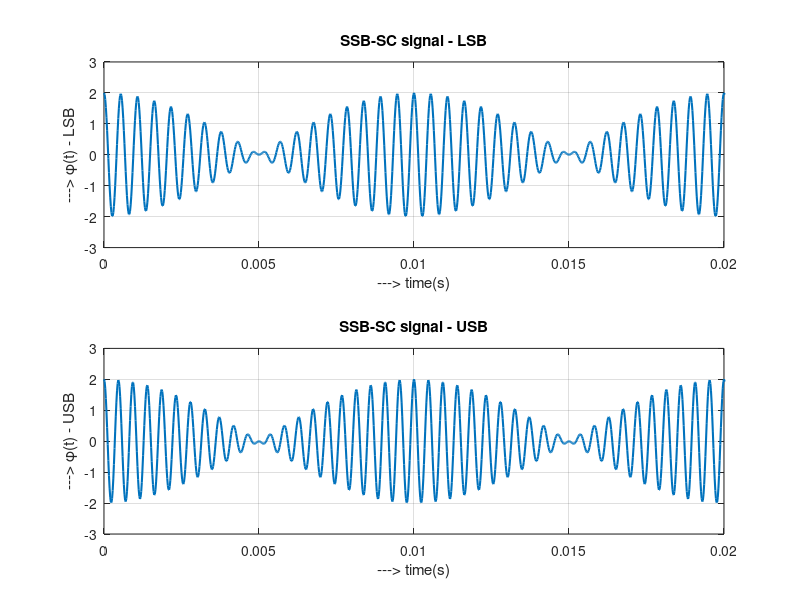

Recreate this plot in MATLAB. (Note: this script raises an error after producing the figure.)
close all; clear; clc;

Ac = 1; A1 = 1; A2 = 1;
f1 = 100;   f2 = 200;
fc = 2000;  df = 1;
fs = 50000;                 %Sampling Frequency
t = [0:fs-1]*1/fs;          %Time vector

m1 = A1*cos(2*pi*f1*t);
m2 = A2*cos(2*pi*f2*t);
m_t = m1 + m2;
c_t = Ac*cos(2*pi*fc*t);
m_ht = imag(hilbert(m_t));

ssbu = m_t.*c_t - Ac.*m_ht.*sin(2*pi*fc*t);
ssbl = m_t.*c_t + Ac.*m_ht.*sin(2*pi*fc*t);

subplot(2,1,1);
plot(t, ssbl, 'LineWidth', 1.5);
xlabel('---> time(s)');    ylabel('---> \phi(t) - LSB');
title('SSB-SC signal - LSB');
xlim([0 0.02]);
ylim([-3 3]);
yticks(-5:1:5);
grid on;

subplot(2,1,2);
plot(t, ssbu,  'LineWidth', 1.5);
xlabel('---> time(s)');    ylabel('---> \phi(t) - USB');
title('SSB-SC signal - USB');
xlim([0 0.02]);
ylim([-3 3]);
yticks(-5:1:5);
grid on;

sgtitle('Plots for 2(c)') 